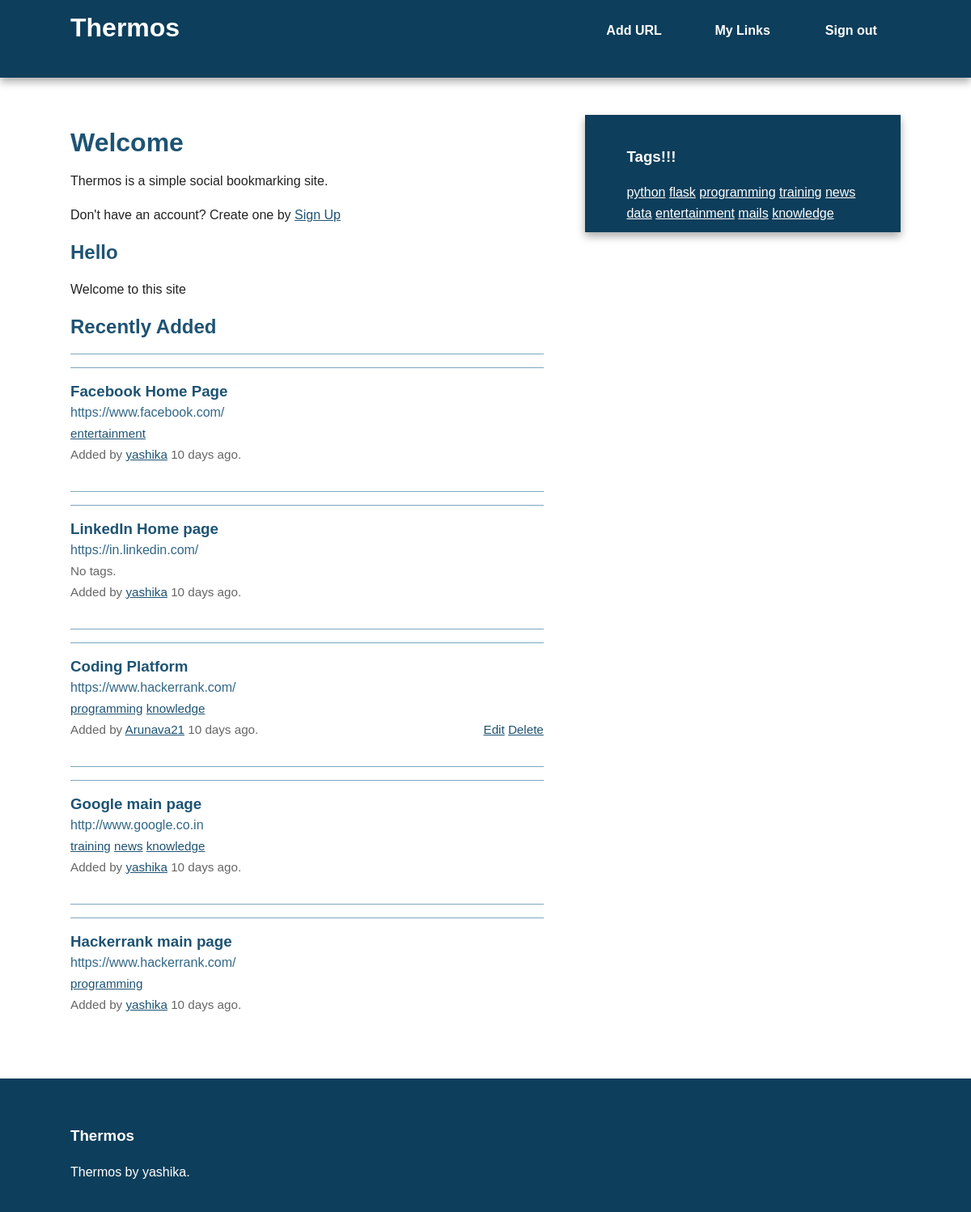
The app's page /main/index (signed in) with its own data.
### thermos/models.py (models this page shows, shortened)
class Bookmark(db.Model):
	id = db.Column(db.Integer, primary_key=True)
	url = db.Column(db.Text, nullable=False)
	date = db.Column(db.DateTime, default=datetime.utcnow)
	description = db.Column(db.String(300))
	user_id = db.Column(db.Integer, db.ForeignKey('user.id'), nullable=False)
	_tags = db.relationship('Tag', secondary=tags, lazy='joined', backref=db.backref('bookmarks', lazy='dynamic'))
	@staticmethod
	def newest(num):
		return Bookmark.query.order_by(desc(Bookmark.date)).limit(num)
	@property
	def tags(self):
		return ",".join([t.name for t in self._tags])
	@tags.setter
	def tags(self, string):
		if string:
			self._tags = [Tag.get_or_create(name) for name in string.split(',')]
		else:
			self._tags = []

class Tag(db.Model):
	id = db.Column(db.Integer, primary_key=True)
	name = db.Column(db.String(25), nullable=False, unique=True, index=True)
	@staticmethod
	def all():
		return Tag.query.all()
	def __repr__(self):
		return self.name

class User(db.Model, UserMixin):
	id = db.Column(db.Integer, primary_key=True)
	username = db.Column(db.String(80), unique=True)
	email = db.Column(db.String(120), unique=True)
	bookmarks = db.relationship('Bookmark', backref='user', lazy='dynamic')
	password_hash = db.Column(db.String)
	@property
	def password(self):
		raise AttributeError('password: write-only field')

### thermos/main/views.py (the view)
@main.route('/')
@main.route('/index')
def index():
	return render_template('index.html', new_bookmarks=Bookmark.newest(5))

### thermos/main/views.py (called while the page is built)
@login_manager.user_loader
def load_user(userid):
	return User.query.get(int(userid))

@main.app_context_processor
def inject_tags():
	return dict(all_tags=Tag.all)

### thermos/templates/index.html (shortened to what this page needs)
{% extends "base.html" %}
{% block content %}
    <article>
        <header>
            <h1>Welcome</h1>
            <p>Thermos is a simple social bookmarking site.</p>
            <P>Don't have an account? Create one by <a href="{{ url_for('auth.signup') }}">Sign Up</a></P>
        </header>
        <section>
            <h2>Hello</h2>
            <p>Welcome to this site</p>
        </section>
        <section>
            <h2>Recently Added</h2>
            {% if new_bookmarks.count() > 0 %}
                {% with bookmarks=new_bookmarks %}
                    {% include "bookmark_list.html" %}
                {% endwith %}
            {% else %}
                No bookmarks have been added yet.
            {% endif %}
        </section>
    </article>
{% endblock %}

### thermos/templates/base.html (shortened to what this page needs)
<!doctype html>
<html class="no-js" lang="">
    <head>
        {% block styles %}
            <link rel="stylesheet" href="{{ url_for('static', filename='css/normalize.min.css') }}">
            <link rel="stylesheet" href="{{ url_for('static', filename='css/main.css') }}">
        {% endblock %}
    </head>
    <body>
        <div class="header-container">
            <header class="wrapper clearfix">
                <a href="{{ url_for('main.index') }}"><h1 class="title">Thermos</h1></a>
                <nav>
                    <ul>
                        <li><a href="{{ url_for('bookmarks.add') }}">Add URL</a></li>
                        {% if current_user.is_authenticated %}
                            <li><a href="{{ url_for('bookmarks.user', username=current_user.username) }}">My Links</a></li>
                            <li><a href="{{ url_for('auth.logout') }}">Sign out</a></li>
                        {% else %}
                            <li><a href="{{ url_for('auth.login') }}">Sign in</a></li>
                            <li><a href="{{ url_for('auth.signup') }}">Sign up</a></li>
                        {% endif %}
                    </ul>
                </nav>
            </header>
        </div>
        <div class="main-container">
            <div class="main wrapper clearfix">
                {% block content %}
                {% endblock %}
                {% block sidebar %}
                    <aside>
                        <h3>Tags!!!</h3>
                            {% for t in all_tags() %}
                                <a href="{{ url_for('bookmarks.tag', name=t) }}">{{ t }}</a>
                            {% endfor %}
                    </aside>
                {% endblock %}
            </div>
        </div>
        <div class="footer-container">
            <footer class="wrapper">
                <h3>Thermos</h3>
                <p>Thermos by yashika.</p>
            </footer>
        </div>
    </body>
</html>

### thermos/templates/bookmark_list.html
<ul class="bookmarks" >
	{% for bookmark in bookmarks %}
		<li>
			{% include "bookmark.html" %}
		</li>
	{% endfor %}
</ul>

### thermos/templates/bookmark.html
<div class="bookmark">
	<a class="header" href="{{ bookmark.url }}">
		<h3 class ="description">
			{{ bookmark.description|truncate(50, killwords=True) }}
		</h3>
		<span class ="url">
			{{ bookmark.url|truncate(50, killwords=True) }}
		</span>
	</a>
	<div class ="info">
		<span class="tags">
			{% if bookmark.tags %}
				{% for t in bookmark._tags %}
					<a href="{{ url_for('bookmarks.tag', name=t) }}">{{ t }}</a>
				{% endfor %}
			{% else %}No tags.
			{% endif %}
		</span>
		<br>
		Added by <a href="{{ url_for('bookmarks.user', username=bookmark.user.username) }}">{{ bookmark.user.username}}</a>
		{{ moment(bookmark.date).fromNow() }}.
		{% if current_user == bookmark.user %}
			<span class="editlinks">
				<a href="{{ url_for('bookmarks.edit_bookmark', bookmark_id=bookmark.id) }}">Edit</a>
				<a href="{{ url_for('bookmarks.delete_bookmark', bookmark_id=bookmark.id) }}">Delete</a>
			</span>
	 	{% endif %}
	</div>
</div>

### thermos/static/css/main.css (style rules this page uses)
html, button, input, select, textarea { color: #222; }
html { font-size: 1em; line-height: 1.4; }
body { font: 16px/26px Helvetica, Helvetica Neue, Arial; }
.wrapper { width: 90%; margin: 0 5%; }
.header-container { border-bottom: 20px solid #0D3E5B; }
.footer-container, .main aside { border-top: 20px solid #0D3E5B; }
.header-container, .footer-container, .main aside { background: #0D3E5B; }
.title { color: white; }
nav ul { margin: 0; padding: 0; list-style-type: none; }
nav a { display: block; margin-bottom: 10px; padding: 15px 0; text-align: center; text-decoration: none; font-weight: bold; color: white; background: #0D3E5B; }
.main { padding: 30px 0; }
.main article h1 { font-size: 2em; }
.main aside { color: white; padding: 0px 5% 10px; }
.footer-container footer { color: white; padding: 20px 0; }
a, a:visited { color: #1E5373; }
aside a { color: white; }
h1, h2, h3, h4, h5, h6 { color: #1E5373; }
.main aside h3, footer h3, footer a, footer a:visited { color: white; }
section { clear: left; }
ul.bookmarks { list-style: none none; padding-left: 0; }
.bookmark { padding-bottom: .5em; border-top: 1px solid #7EA6BF; padding: 1em 0; }
ul.bookmarks li { padding-bottom: .5em; border-top: 1px solid #7EA6BF; padding: 1em 0; }
a.header { color: #326786; text-decoration: none; display: block; }
a.header h3 { margin: 0 0; }
div.info { font-size: .95em; color: #666666; }
span.editlinks { float: right; }
@media only screen and (min-width: 480px) { nav a { float: left; width: 27%; margin: 0 1.7%; padding: 25px 2%; margin-bottom: 0; } }
@media only screen and (min-width: 480px) { nav li:first-child a { margin-left: 0; } }
@media only screen and (min-width: 480px) { nav li:last-child a { margin-right: 0; } }
@media only screen and (min-width: 480px) { nav ul li { display: inline; } }
@media only screen and (min-width: 768px) { .header-container, .main aside { -webkit-box-shadow: 0 5px 10px #aaa; -moz-box-shadow: 0 5px 10px #aaa; box-shadow: 0 5px 10px #aaa; } }
@media only screen and (min-width: 768px) { .title { float: left; } }
@media only screen and (min-width: 768px) { nav { float: right; width: 38%; } }
@media only screen and (min-width: 768px) { .main article { float: left; width: 57%; } }
@media only screen and (min-width: 768px) { .main aside { float: right; width: 28%; } }
@media only screen and (min-width: 1140px) { .wrapper { width: 1026px; margin: 0 auto; } }
.clearfix:before, .clearfix:after { content: " "; display: table; }
.clearfix:after { clear: both; }
.clearfix { *zoom: 1; }

### records on screen
Bookmark: description "Facebook Home Page", url "https://www.facebook.com/", user.username "yashika", date "10 days ago"
Tag: name "entertainment"
Bookmark: description "LinkedIn Home page", url "https://in.linkedin.com/", shows "No tags.", user.username "yashika", date "10 days ago"
Bookmark: description "Coding Platform", url "https://www.hackerrank.com/", user.username "Arunava21", date "10 days ago"
Tag: name "programming"
Tag: name "knowledge"
Bookmark: description "Google main page", url "http://www.google.co.in", user.username "yashika", date "10 days ago"
Tag: name "training"
Tag: name "news"
Bookmark: description "Hackerrank main page", url "https://www.hackerrank.com/", user.username "yashika", date "10 days ago"
Tag: name "python"
Tag: name "flask"
Tag: name "data"
Tag: name "mails"
